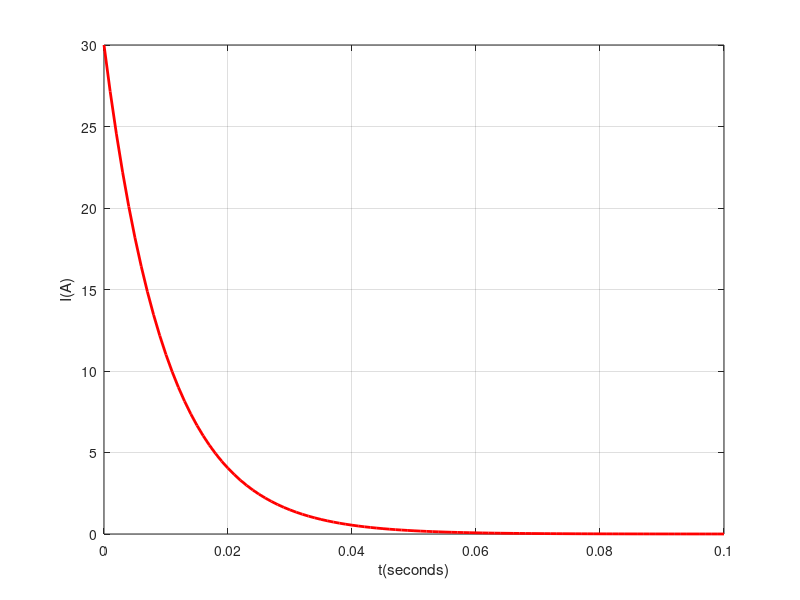

Recreate this plot in MATLAB.
clear
clc
close all

t = 0.1 * [0:0.01:1];
k = log(30/11)/0.01;
I = 30*exp(-k*t);

figure;
plot(t, I, 'r', 'LineWidth', 2);
ylabel("I(A)");
xlabel("t(seconds)");
grid on;
